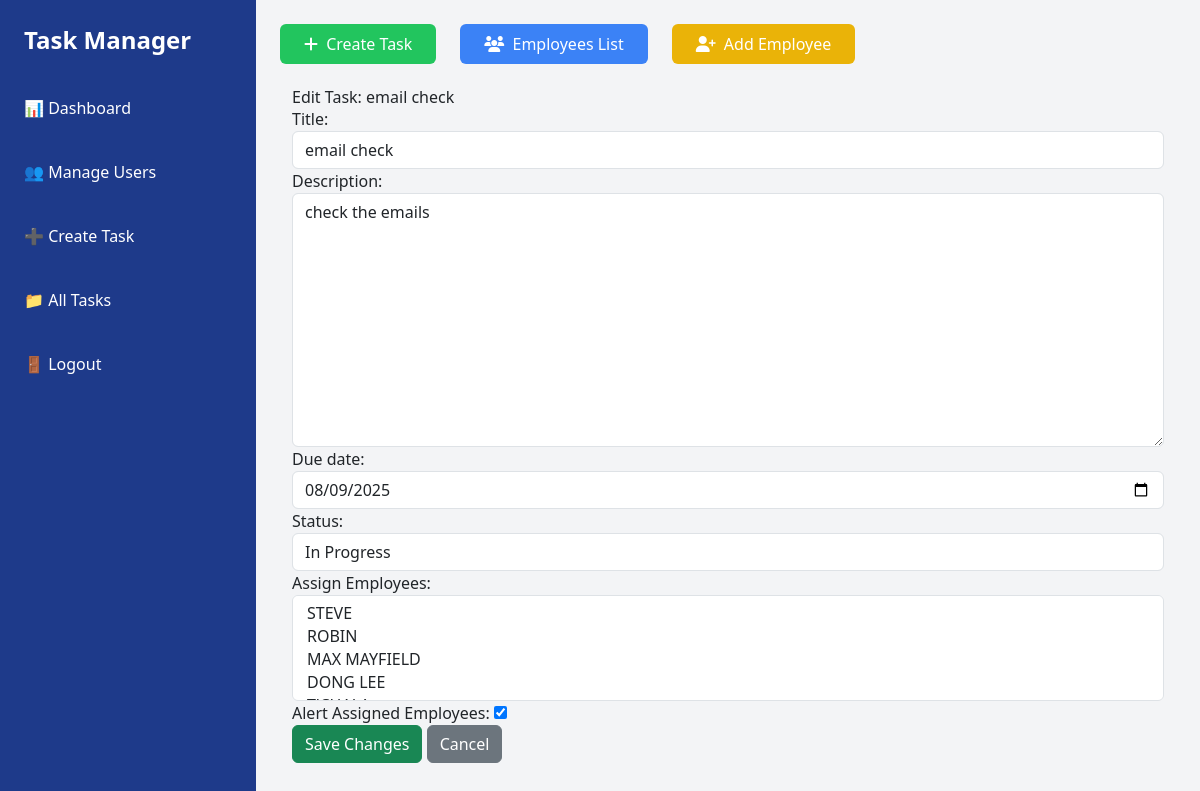
The app's page /tasks/14/edit/ (signed in), older data.
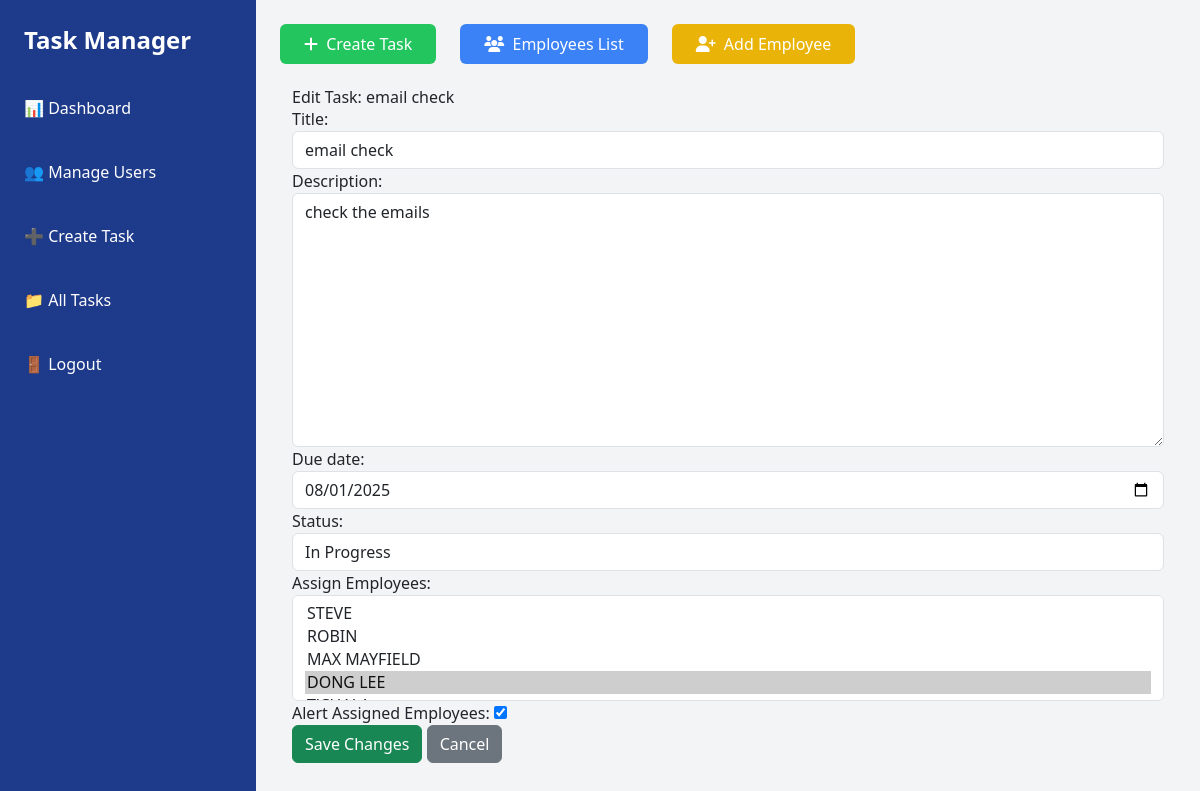
The same page, newer data.
### dashboard/models.py (models this page shows, shortened)
class Task(models.Model):
    STATUS_PENDING = 'pending'
    STATUS_IN_PROGRESS = 'in_progress'
    STATUS_COMPLETED = 'completed'
    STATUS_CHOICES = [
        (STATUS_PENDING, 'Pending'),
        (STATUS_IN_PROGRESS, 'In Progress'),
        (STATUS_COMPLETED, 'Completed'),
    ]
    title = models.CharField(max_length=255)
    description = models.TextField()
    due_date = models.DateField(null=True, blank=True)
    status = models.CharField(max_length=20, choices=STATUS_CHOICES, default=STATUS_PENDING)
    assigned_by = models.ForeignKey(
        User,
        on_delete=models.SET_NULL,
        null=True,
        blank=True,
        related_name='assigned_tasks'
    )
    assigned_employees = models.ManyToManyField(Employee, blank=True, related_name='tasks')
    alert_all = models.BooleanField(default=False)
    created_at = models.DateTimeField(auto_now_add=True)

### dashboard/views.py (the view)
# urls.py: path('tasks/<int:pk>/edit/', views.edit_task, name='edit_task'),
@login_required
def edit_task(request, pk):
    task = get_object_or_404(Task, pk=pk)
    if request.method == 'POST':
        form = TaskForm(request.POST, instance=task)
        if form.is_valid():
            form.save()
            messages.success(request, 'Task updated successfully.')
            return redirect('all_tasks')
    else:
        form = TaskForm(instance=task)
    return render(request, 'dashboard/edit_task.html', {'form': form, 'task': task})

### dashboard/forms.py
class TaskForm(forms.ModelForm):
    assigned_employees = forms.ModelMultipleChoiceField(
        queryset=Employee.objects.all(),
        widget=forms.SelectMultiple(attrs={
            'class': 'form-control select2',
            'style': 'width: 100%'
        }),
        required=False,
        label='Assign Employees'
    )
    class Meta:
        model = Task
        fields = ['title', 'description', 'due_date', 'status', 'assigned_employees', 'alert_all']
        widgets = {
            'title': forms.TextInput(attrs={'placeholder': 'Task Title', 'class': 'form-control'}),
            'description': forms.Textarea(attrs={'placeholder': 'Description', 'class': 'form-control'}),
            'due_date': forms.DateInput(attrs={'type': 'date', 'class': 'form-control'}),
            'status': forms.Select(attrs={'class': 'form-control'}),
        }
        labels = {
            'alert_all': 'Alert Assigned Employees'
        }

### dashboard/models.py (called while the page is built)
    def __str__(self):
        return self.name or "Unnamed Employee"

### dashboard/templates/dashboard/edit_task.html (shortened to what this page needs)
{% extends 'base.html' %}
{% block content %}
<div class="container mt-4">
    <h2>Edit Task: {{ task.title }}</h2>
    <form method="post">
        {{ form.as_p }}
        <button type="submit" class="btn btn-success">Save Changes</button>
        <a href="{% url 'all_tasks' %}" class="btn btn-secondary">Cancel</a>
    </form>
</div>
{% endblock %}

Row changes from the older to the newer data that the page shows:
changed Task "email check": due_date "08/09/2025" → "08/01/2025"
Text that changed along with them:
form field assigned_employees: "STEVE / ROBIN / MAX MAYFIELD / DONG LEE" → "STEVE / ROBIN / MAX MAYFIELD / DONG LEE ☑"
